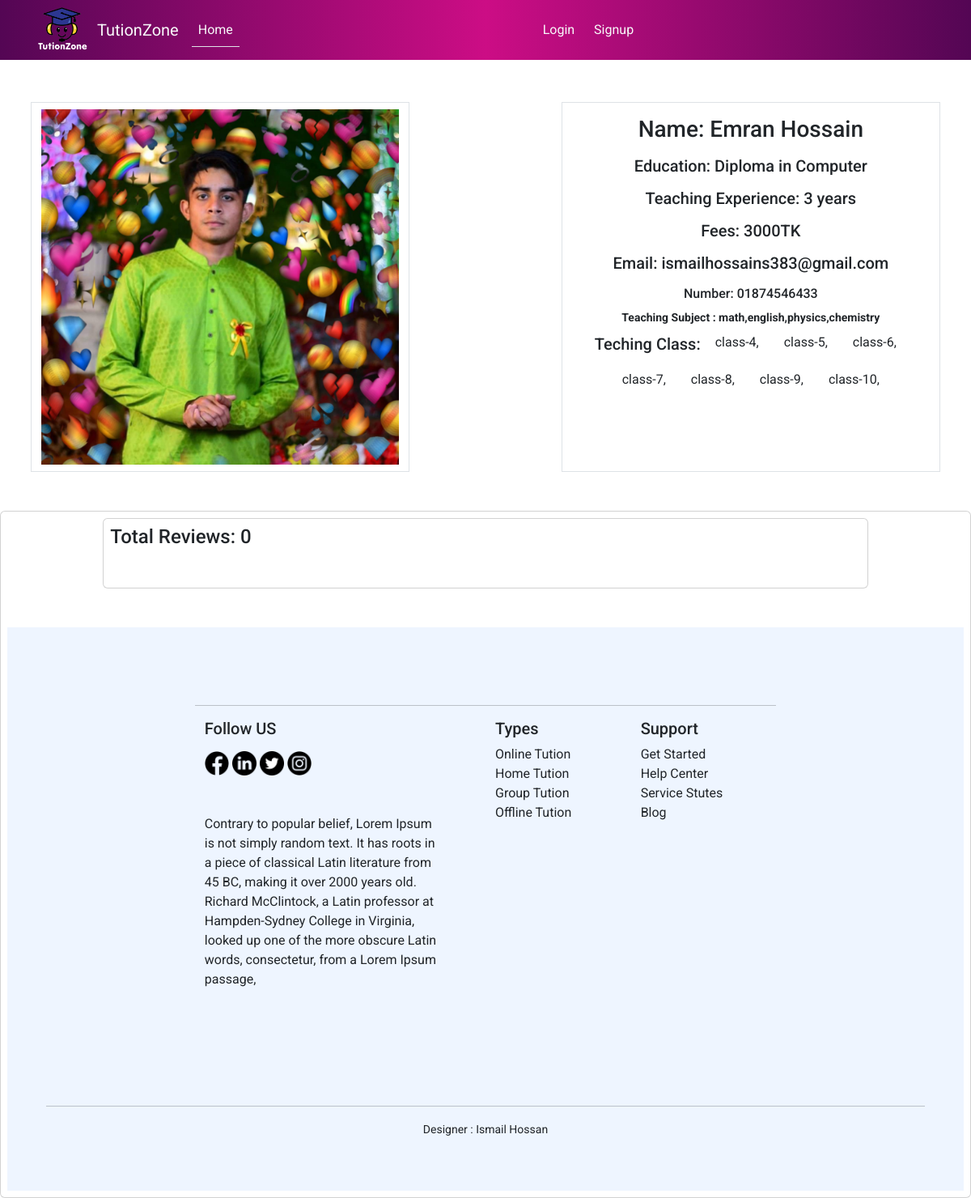
/tution/details/4/, run on the app's committed database.
### tution/models.py (models this page shows, shortened)
class AddTutors(models.Model):
    user = models.ForeignKey(User,on_delete =models.CASCADE,related_name ='tutor')
    name =models.CharField(max_length=50)
    image = models.ImageField(upload_to="tution/image/")
    class_category = models.ManyToManyField(CategoryByClasses)
    education = models.CharField(max_length=100)
    teaching_experience = models.CharField(max_length =20)
    fee =models.CharField(max_length=10)
    subject = models.CharField(max_length=50)
    number =models.CharField(max_length=12)

### categorybyclasses/models.py (models this page shows, shortened)
class CategoryByClasses(models.Model):
    name = models.CharField(max_length =30)
    slug = models.SlugField(max_length =40)

### tution/views.py (the view)
# urls.py: path('details/<int:id>/',views.tutorDetails, name='details'),
def tutorDetails(request,id):
    tutors =AddTutors.objects.get(pk=id)
    review = tutors.reviews.all()
    return render(request,'tutor_detail/details.html',{'tution':tutors ,"review":review})

### tution/templates/tutor_detail/details.html (shortened to what this page needs)
{% extends "base.html" %}
{% block content %}
{% load static %}
{% load crispy_forms_tags %}
 <div class="container text-center mb-5">
    <div class="row g-2 justify-content-between  mt-5">
      <div class="col-5 border">
        <div class="p-2">
            <img style="" src="{{ tution.image.url }}" class="card-img-top" alt="car-image">
        </div>
      </div>
      <div class="col-5 border">
        <div class="p-2">
            <h3 class="card-title p-2">Name: {{ tution.name}}</h3>
            <h3 class="card-title h5 p-2">Education: {{ tution.education}}</h3>
            <h5 class="card-title p-2">Teaching Experience: {{ tution.teaching_experience}}</h5>
            <h5 class="card-title p-2">Fees: {{ tution.fee}}TK</h5>
            <h5 class="card-title p-2">Email: {{ tution.user.email}}</h5>
            <h6 class="card-title p-2">Number: {{ tution.number}}</h6>
            <small> <b> Teaching Subject : {{tution.subject}} </b></small>
            <br>
            <h5>Teching Class:
              {% for category in tution.class_category.all %}
              <a class='btn h6 '>{{category.name}},</a>
              {% endfor %}
            </h5>
        </div>
      </div>
    </div>
  </div>
<div  class="card  p-2">
  <div style="width:80%; margin:auto;" class="card  p-2">
      <h4>Total Reviews: {{ review|length }}</h4>
      <div class="card-body">
      </div>
  </div>
{% endblock content %}

### static/style.css (style rules this page uses)
body { margin: 0; padding: 0; }

### templates/base.html (style rules this page uses)
body { font-family: 'Montserrat', sans-serif; font-family: 'Roboto', sans-serif; }

### data on the page
AddTutors: image (picture), name "Emran Hossain", education "Diploma in Computer", teaching_experience "3 years", fee "3000", user.email "ismailhossains383@gmail.com", number "01874546433", subject "math,english,physics,chemistry"
CategoryByClasses: name "class-4"
CategoryByClasses: name "class-5"
CategoryByClasses: name "class-6"
CategoryByClasses: name "class-7"
CategoryByClasses: name "class-8"
CategoryByClasses: name "class-9"
CategoryByClasses: name "class-10"

### other printed values
{{ review|length }} "0"
